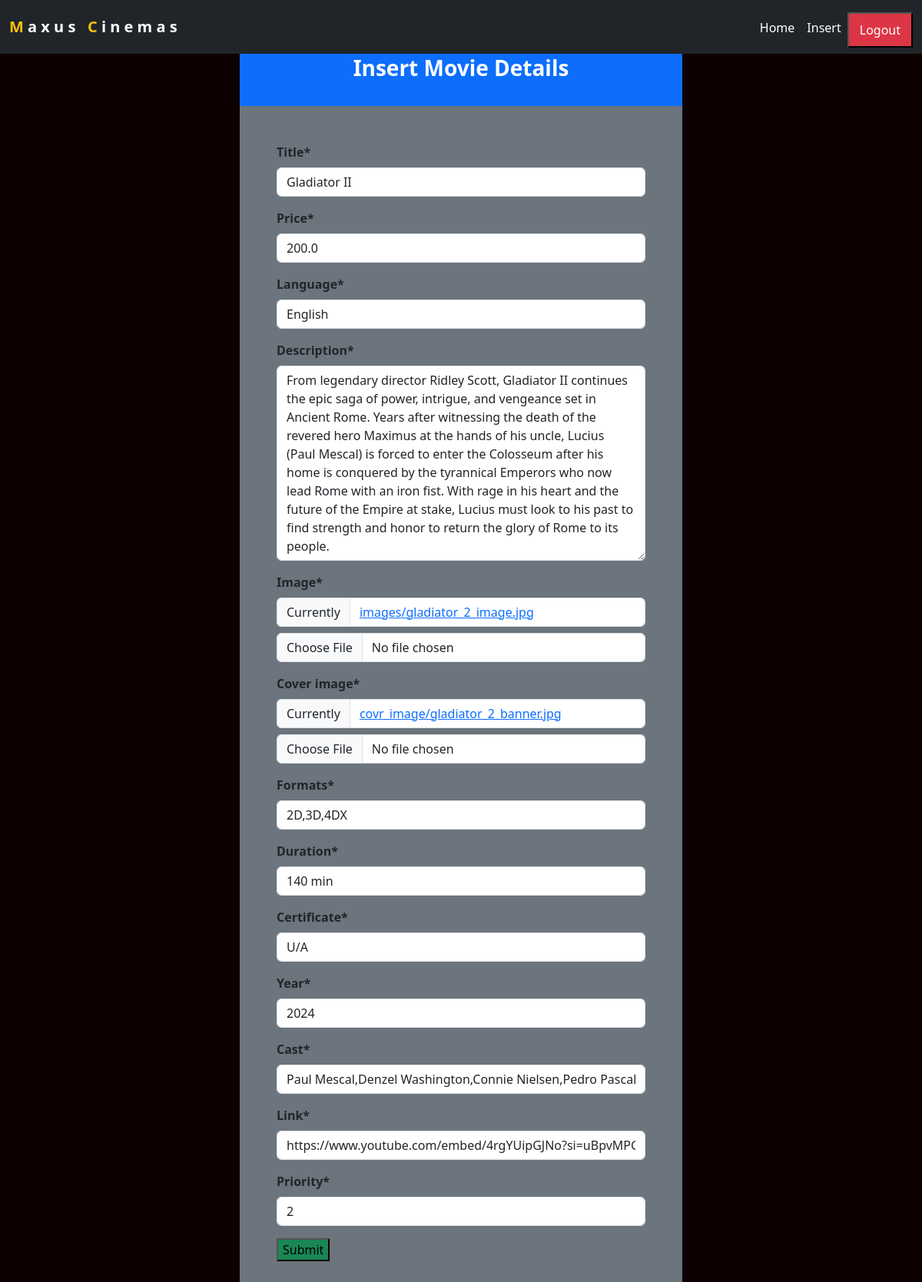
Page /edit/3 (signed in) on the earlier database version.
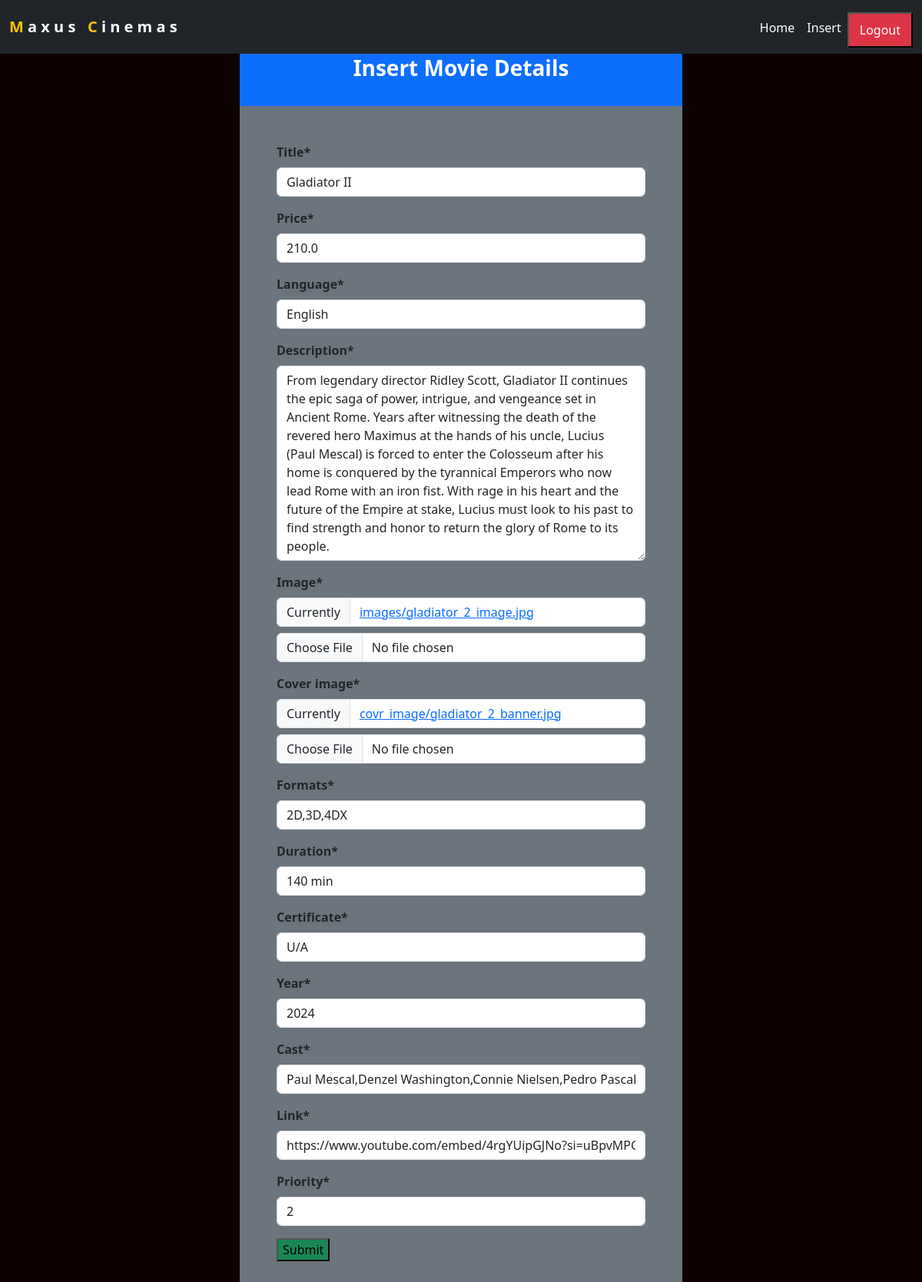
Same page on the later database version.
### movie_app/models.py (models this page shows, shortened)
class Movie(models.Model):
    title = models.CharField(max_length=200)
    price = models.FloatField()
    language = models.CharField(max_length=200,default=0)
    description = models.TextField()
    image = models.ImageField(upload_to='images')
    cover_image = models.ImageField(upload_to='covr_image')
    formats = models.CharField(max_length=200)
    duration = models.CharField(max_length=200)
    certificate = models.CharField(max_length=200)
    year = models.IntegerField()
    cast = models.CharField(max_length=200)
    link = models.URLField()
    priority = models.IntegerField(default=0)
    created_at = models.DateTimeField(auto_now_add=True)
    updated_at = models.DateTimeField(auto_now=True)

### staff_app/views.py (the view)
# urls.py: path('edit/<int:id>',views.edit,name='edit'),
@login_required(login_url='login1')
def edit(request,id):
    instance_to_edit=Movie.objects.get(pk=id)
    if request.POST:
        form=insert_form(request.POST,request.FILES,instance=instance_to_edit)
        if form.is_valid():
            instance_to_edit.save()
            dict_insert = {
        'product' : Movie.objects.all()
    }
        return render(request,'staff/home.html',dict_insert)
    else:
        form=insert_form(instance=instance_to_edit)
    return render(request,'staff/edit.html',{'form':form})

### staff_app/form.py
class insert_form(forms.ModelForm):
    class Meta:
        model = Movie
        fields = '__all__'

### templates/staff/edit.html (shortened to what this page needs)
{% extends "staff/base.html" %}
{% load crispy_forms_tags %}
{% block content %}
<div class="container items-align-center w-50">
    <div class="container bg-primary mt-5">
    <h3 class=" fw-bold pt-4 text-center text-white">Insert Movie Details</h3><br>
</div>
    <div class="container bg-secondary p-5">
    <form class="fw-bold" enctype="multipart/form-data" method="POST">
        {{form|crispy}}
        <button class="bg-success" type="submit">Submit</button>
    </form>
</div>
{% endblock %}

Differences in the rows shown:
changed Movie "Gladiator II": price "200.0" → "210.0"
